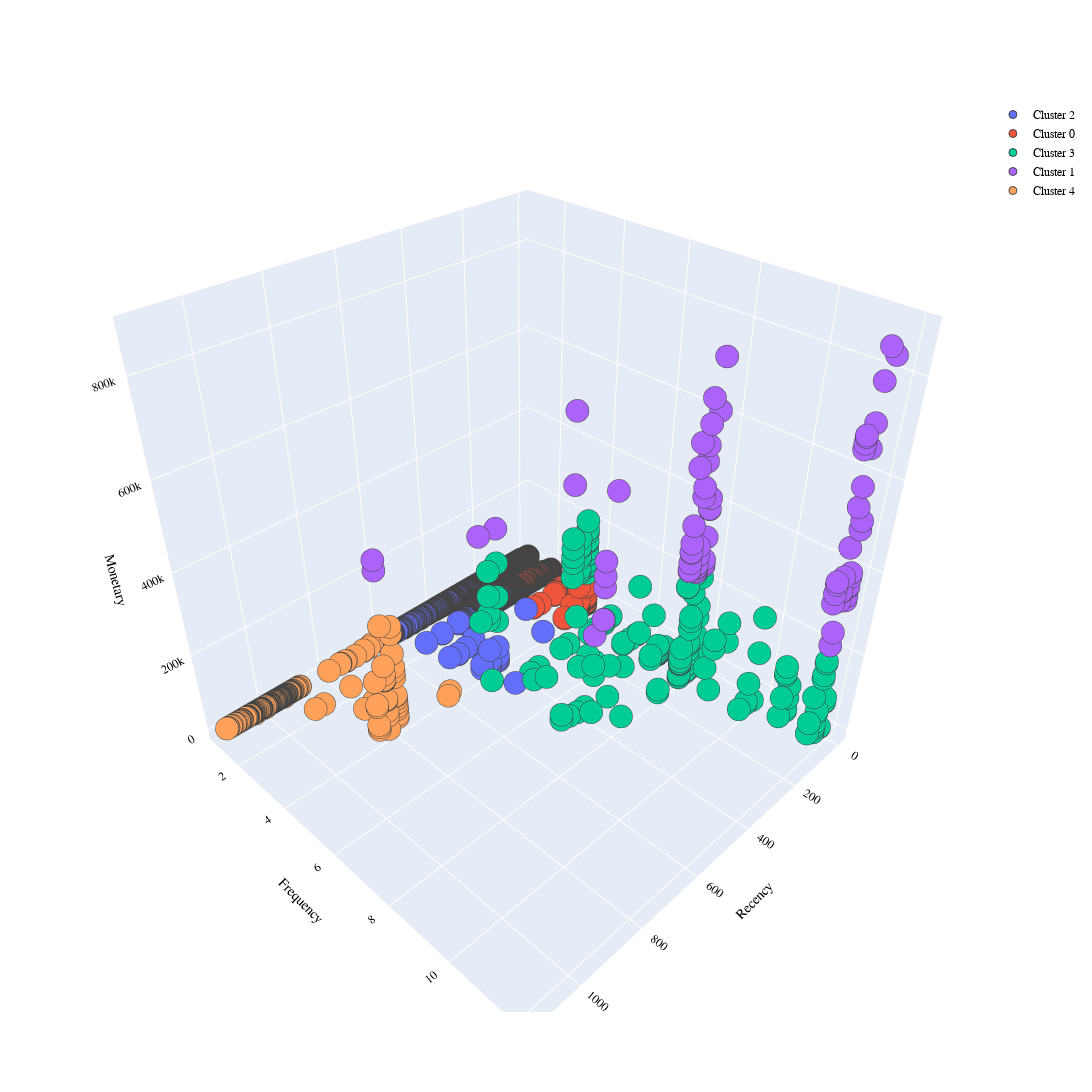

The cell this chart's notebook holds for it:
### Code cell
import plotly.graph_objects as go

PLOT = go.Figure()

for C in list(customer.Cluster_Id.unique()):

    PLOT.add_trace(go.Scatter3d(x = customer[customer.Cluster_Id == C]['Recency'],
                                y = customer[customer.Cluster_Id == C]['Frequency'],
                                z = customer[customer.Cluster_Id == C]['Monetary'],
                                mode = 'markers', marker_size = 8, marker_line_width = 1,
                                name = 'Cluster ' + str(C)))


PLOT.update_layout(width = 1200, height = 1200, autosize = True, showlegend = True,
                   scene = dict(xaxis=dict(title = 'Recency', titlefont_color = 'black'),
                                yaxis=dict(title = 'Frequency', titlefont_color = 'black'),
                                zaxis=dict(title = 'Monetary', titlefont_color = 'black')),
                   font = dict(family = "Gilroy", color  = 'black', size = 12))

### Figure 1 — Plotly figure (JSON) as saved in the notebook; plotly's stock layout.template omitted (floating-point values rounded to 4 significant figures; data arrays with more than 128 entries replaced by an {"elided": "..."} marker saying what was removed)
{"data": [{"marker": {"line": {"width": 1}, "size": 8}, "mode": "markers", "name": "Cluster 2", "type": "scatter3d", "x": {"elided": "3509 int values"}, "y": {"elided": "3509 int values"}, "z": {"elided": "3509 float values"}}, {"marker": {"line": {"width": 1}, "size": 8}, "mode": "markers", "name": "Cluster 0", "type": "scatter3d", "x": {"elided": "4198 int values"}, "y": {"elided": "4198 int values"}, "z": {"elided": "4198 float values"}}, {"marker": {"line": {"width": 1}, "size": 8}, "mode": "markers", "name": "Cluster 3", "type": "scatter3d", "x": {"elided": "181 int values"}, "y": {"elided": "181 int values"}, "z": {"elided": "181 float values"}}, {"marker": {"line": {"width": 1}, "size": 8}, "mode": "markers", "name": "Cluster 1", "type": "scatter3d", "x": [92, 122, 122, 122, 122, 122, 122, 122, 61, 92, 61, 122, 823, 61, 122, 458, 92, 61, 92, 92, 92, 458, 92, 458, 92, 92, 61, 92, 92, 61, 92, 122, 61, 427, 92, 61, 61, 61, 122, 61, 61, 122, 488, 92, 122, 92, 61, 92, 488, 61, 61, 122, 92, 61, 92, 458, 122, 122, 92, 122, 92, 427, 61, 823, 92, 92, 61, 92, 92, 92, 122, 122, 92, 92], "y": [12, 8, 12, 4, 8, 12, 8, 12, 8, 12, 8, 8, 4, 12, 8, 8, 8, 8, 8, 8, 8, 8, 8, 8, 8, 12, 8, 12, 12, 12, 8, 12, 8, 8, 12, 12, 8, 12, 8, 8, 8, 12, 4, 12, 8, 8, 8, 8, 8, 12, 12, 12, 8, 12, 12, 8, 8, 12, 8, 12, 8, 4, 12, 4, 12, 12, 12, 8, 12, 12, 8, 4, 8, 12], "z": [268200.0, 399000.0, 402100.0, 535000.0, 334700.0, 380500.0, 292200.0, 711900.0, 746300.0, 394300.0, 416700.0, 357100.0, 432000.0, 415300.0, 288800.0, 311400.0, 456700.0, 293800.0, 286600.0, 671600.0, 293600.0, 446000.0, 617300.0, 387100.0, 338900.0, 693500.0, 284300.0, 395400.0, 816800.0, 395900.0, 536500.0, 422700.0, 443300.0, 585500.0, 492400.0, 424500.0, 636200.0, 392800.0, 336400.0, 418400.0, 349300.0, 429100.0, 357700.0, 741000.0, 309100.0, 478000.0, 278600.0, 274400.0, 287000.0, 537500.0, 362000.0, 727300.0, 294400.0, 372100.0, 373700.0, 413100.0, 586500.0, 724300.0, 316300.0, 700800.0, 284900.0, 354800.0, 853800.0, 408500.0, 618600.0, 577100.0, 519400.0, 572000.0, 427900.0, 299500.0, 532200.0, 355100.0, 278400.0, 877100.0]}, {"marker": {"line": {"width": 1}, "size": 8}, "mode": "markers", "name": "Cluster 4", "type": "scatter3d", "x": {"elided": "248 int values"}, "y": {"elided": "248 int values"}, "z": {"elided": "248 float values"}}], "layout": {"autosize": true, "font": {"color": "black", "family": "Gilroy", "size": 12}, "height": 1200, "scene": {"xaxis": {"title": {"font": {"color": "black"}, "text": "Recency"}}, "yaxis": {"title": {"font": {"color": "black"}, "text": "Frequency"}}, "zaxis": {"title": {"font": {"color": "black"}, "text": "Monetary"}}}, "showlegend": true, "width": 1200}}
